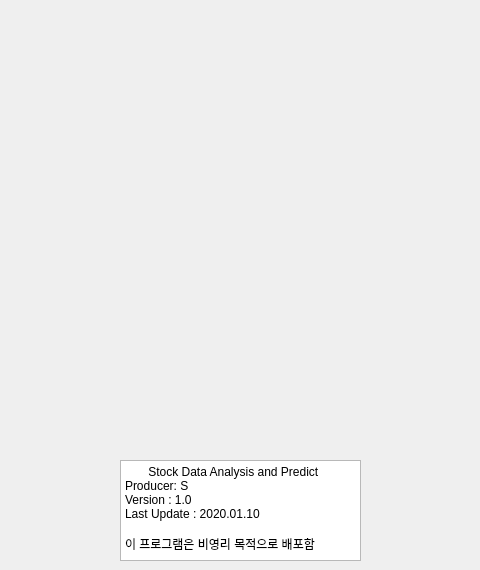
      <widget class="QWidget" name="tab">
       <attribute name="title">
        <string>정보</string>
       </attribute>
       <widget class="QPlainTextEdit" name="plainTextEdit">
        <property name="geometry">
         <rect>
          <x>120</x>
          <y>460</y>
          <width>241</width>
          <height>101</height>
         </rect>
        </property>
        <property name="maximumSize">
         <size>
          <width>311</width>
          <height>16777215</height>
         </size>
        </property>
        <property name="readOnly">
         <bool>true</bool>
        </property>
        <property name="plainText">
         <string>       Stock Data Analysis and Predict
Producer: S
Version : 1.0
Last Update : 2020.01.10

이 프로그램은 비영리 목적으로 배포함</string>
        </property>
       </widget>
       <widget class="QLabel" name="label5_1">
        <property name="geometry">
         <rect>
          <x>10</x>
          <y>10</y>
          <width>221</width>
          <height>101</height>
         </rect>
        </property>
        <property name="text">
         <string/>
        </property>
        <property name="pixmap">
         <pixmap resource="resource1.qrc">:/images/images/python.png</pixmap>
        </property>
        <property name="scaledContents">
         <bool>true</bool>
        </property>
       </widget>
       <widget class="QLabel" name="label5_3">
        <property name="geometry">
         <rect>
          <x>10</x>
          <y>120</y>
          <width>221</width>
          <height>101</height>
         </rect>
        </property>
        <property name="text">
         <string/>
        </property>
        <property name="pixmap">
         <pixmap resource="resource1.qrc">:/images/images/tensorflow.png</pixmap>
        </property>
        <property name="scaledContents">
         <bool>true</bool>
        </property>
       </widget>
       <widget class="QLabel" name="label5_8">
        <property name="geometry">
         <rect>
          <x>160</x>
          <y>340</y>
          <width>161</width>
          <height>101</height>
         </rect>
        </property>
        <property name="text">
         <string/>
        </property>
        <property name="pixmap">
         <pixmap resource="resource1.qrc">:/images/images/sklearn.jpg</pixmap>
        </property>
        <property name="scaledContents">
         <bool>true</bool>
        </property>
       </widget>
       <widget class="QLabel" name="label5_2">
        <property name="geometry">
         <rect>
          <x>250</x>
          <y>10</y>
          <width>221</width>
          <height>101</height>
         </rect>
        </property>
        <property name="text">
         <string/>
        </property>
        <property name="pixmap">
         <pixmap resource="resource1.qrc">:/images/images/matplotlib.png</pixmap>
        </property>
        <property name="scaledContents">
         <bool>true</bool>
        </property>
       </widget>
       <widget class="QLabel" name="label5_7">
        <property name="geometry">
         <rect>
          <x>10</x>
          <y>340</y>
          <width>131</width>
          <height>101</height>
         </rect>
        </property>
        <property name="text">
         <string/>
        </property>
        <property name="pixmap">
         <pixmap resource="resource1.qrc">:/images/images/pyqt.jpg</pixmap>
        </property>
        <property name="scaledContents">
         <bool>true</bool>
        </property>
       </widget>
       <widget class="QLabel" name="label5_4">
        <property name="geometry">
         <rect>
          <x>250</x>
          <y>120</y>
          <width>221</width>
          <height>101</height>
         </rect>
        </property>
        <property name="text">
         <string/>
        </property>
        <property name="pixmap">
         <pixmap resource="resource1.qrc">:/images/images/scipy.png</pixmap>
        </property>
        <property name="scaledContents">
         <bool>true</bool>
        </property>
       </widget>
       <widget class="QLabel" name="label5_5">
        <property name="geometry">
         <rect>
          <x>10</x>
          <y>230</y>
          <width>221</width>
          <height>101</height>
         </rect>
        </property>
        <property name="text">
         <string/>
        </property>
        <property name="pixmap">
         <pixmap resource="resource1.qrc">:/images/images/pandas.png</pixmap>
        </property>
        <property name="scaledContents">
         <bool>true</bool>
        </property>
       </widget>
       <widget class="QLabel" name="label5_6">
        <property name="geometry">
         <rect>
          <x>250</x>
          <y>230</y>
          <width>221</width>
          <height>101</height>
         </rect>
        </property>
        <property name="text">
         <string/>
        </property>
        <property name="pixmap">
         <pixmap resource="resource1.qrc">:/images/images/numpy.png</pixmap>
        </property>
        <property name="scaledContents">
         <bool>true</bool>
        </property>
       </widget>
       <widget class="QLabel" name="label5_9">
        <property name="geometry">
         <rect>
          <x>340</x>
          <y>340</y>
          <width>131</width>
          <height>101</height>
         </rect>
        </property>
        <property name="text">
         <string/>
        </property>
        <property name="pixmap">
         <pixmap resource="resource1.qrc">:/images/images/beautifulsoup.png</pixmap>
        </property>
        <property name="scaledContents">
         <bool>true</bool>
        </property>
       </widget>
      </widget>
